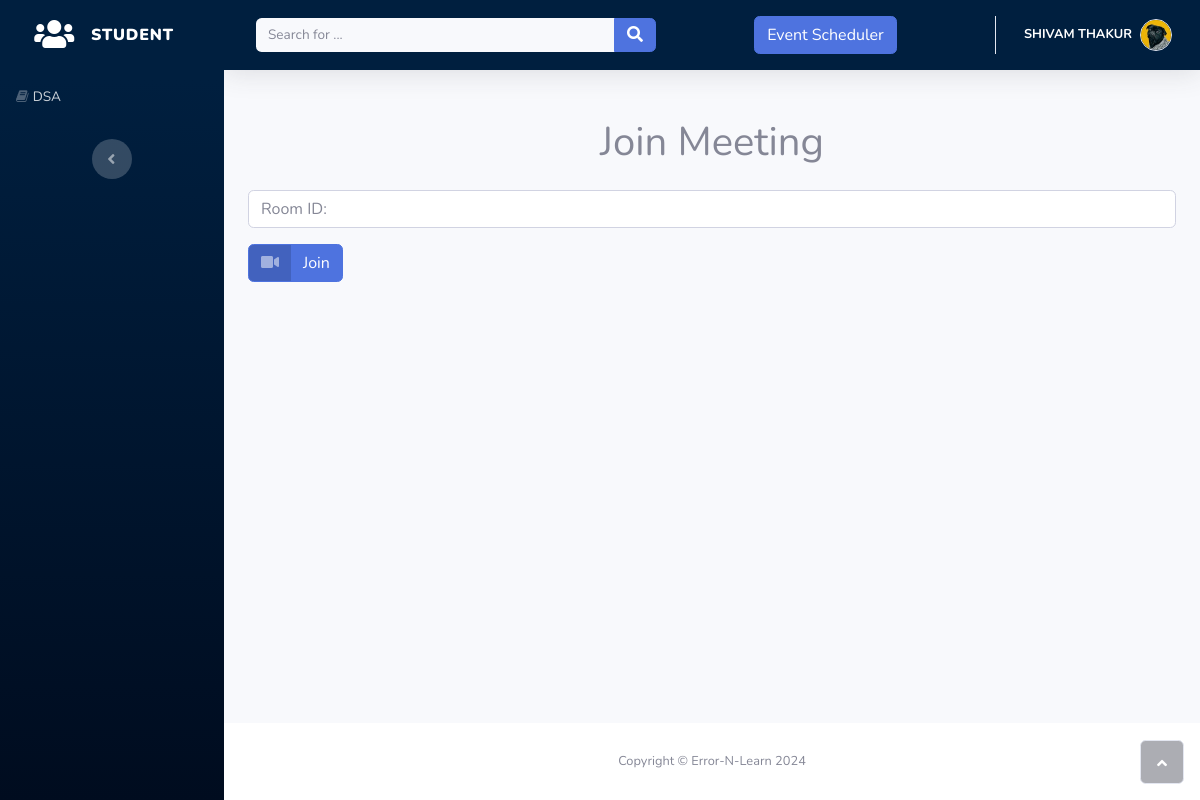
The page /students/join/ (signed in) on the database as committed earlier.
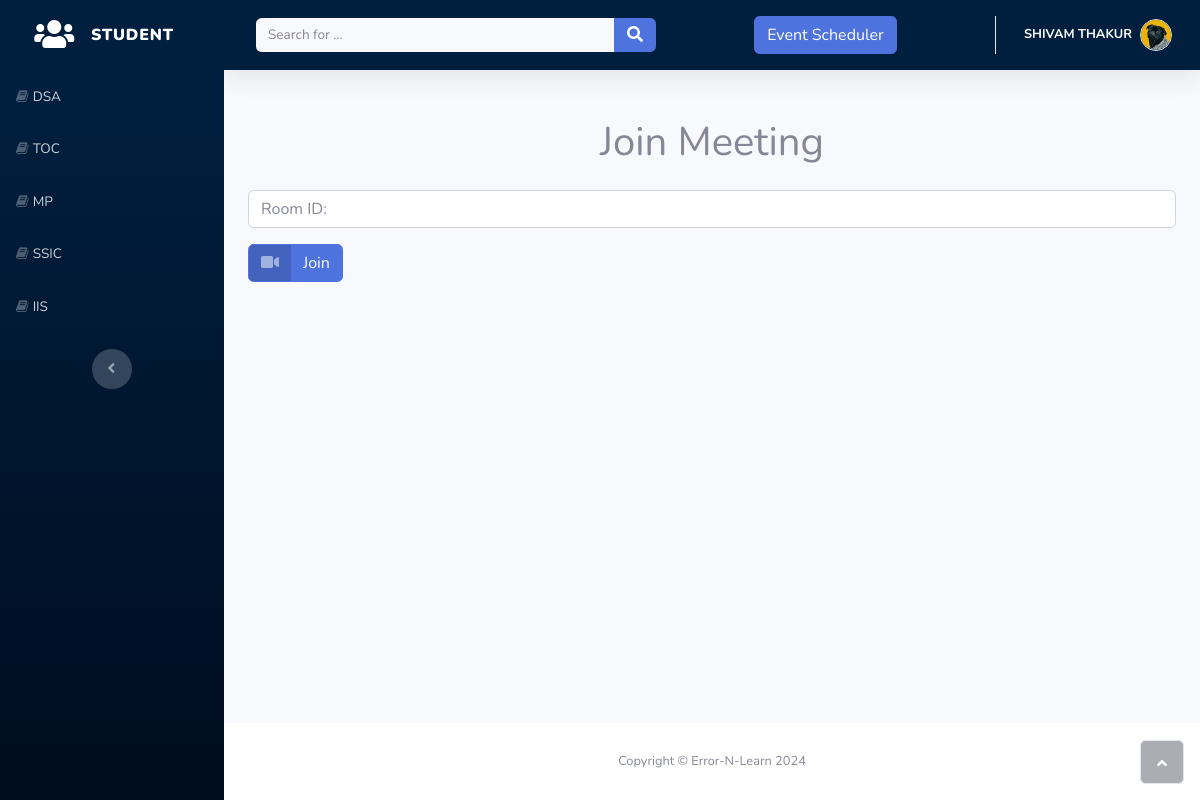
The same page on the database as committed later.
### accounts/models.py (models this page shows, shortened)
class Classroom(models.Model):
    teacher = models.ForeignKey(
        "Teacher",
        on_delete=models.CASCADE,
        blank=False,
        related_name='classrooms')
    subject = models.CharField(
        _("Subject Name"),
        max_length=50,
        blank=False)
    code = models.SlugField(
        _("Subject Code"),
        max_length=10,
        default=random_string,
        unique=True)
    semester = models.PositiveIntegerField(
        blank=False,
        default=1,
        validators=[
            MaxValueValidator(8),
            MinValueValidator(1)
        ]
    )
    created_timestamp = models.DateTimeField(
        default=timezone.now,
        editable=False)
    class Meta:
        verbose_name = _("Classroom")
        verbose_name_plural = _("Classrooms")

### students/views.py (the view, shortened to what this page needs)
# urls.py: path('join/', JoinMeetingView.as_view(), name='join'),
class JoinMeetingView(FormView):
    template_name = 'students/join.html'
    form_class = JoinMeetingForm
    success_url = reverse_lazy('students:dashboard')

### students/forms.py
class JoinMeetingForm(forms.Form):
    roomID = forms.CharField(
        max_length=100,
        required=True,
        widget=forms.TextInput(attrs={'placeholder': 'Room ID:', 'class': 'form-control'})
    )

### students/templates/students/join.html (shortened to what this page needs)
{% extends 'students/base.html' %}
{% block content %}
<div class="container-fluid">
    <h1 class="text-center mt-5">Join Meeting</h1>
    <form method="POST" action="{% url 'students:join' %}" class="mt-4">
        <div class="form-group">
            <input type="text" placeholder="Room ID:" class="form-control" id="roomID" name="roomID" required>
        </div>
        <button type="submit" class="btn btn-primary btn-icon-split">
            <span class="text-white-50 icon"><i class="fas fa-video"></i></span>
            <span class="text-white text">Join</span>
        </button>
    </form>
</div>
{% endblock %}

### students/templates/students/base.html (shortened to what the changed rows need)
<!DOCTYPE html>
{% load static %}
<html>
<head>
    <link rel="stylesheet" href="{% static 'students/bootstrap/css/bootstrap.min.css' %}" />
    <link rel="stylesheet" href="https://use.fontawesome.com/releases/v5.12.0/css/all.css" />
    <link rel="stylesheet" href="https://cdnjs.cloudflare.com/ajax/libs/font-awesome/4.7.0/css/font-awesome.min.css" />
    <link rel="stylesheet" href="{% static 'students/fonts/fontawesome5-overrides.min.css' %}" />
</head>
<body id="page-top">
    <div id="wrapper">
        <nav class="navbar navbar-dark align-items-start sidebar sidebar-dark accordion bg-gradient-primary p-0">
            <div class="container-fluid d-flex flex-column p-0">
                <ul class="navbar-nav text-light" id="accordionSidebar">
                    {% for room in user.students.classrooms.all %}
                    <li class="nav-item">
                        <a class="nav-link" href="{% url 'students:classroom_detail' code=room.code %}"><i
                                class="fa fa-book"></i><span>{{ room.subject|upper }}</span></a>
                    </li>
                    {% endfor %}
                </ul>
            </div>
        </nav>
        <div class="d-flex flex-column" id="content-wrapper">
            <div id="content">
                {% block content %}
                {% endblock content %}
            </div>
        </div>
    </div>
</body>
</html>

Rows that differ between the two databases and show on the page:
added Classroom: subject "TOC"
added Classroom: subject "MP"
added Classroom: subject "SSIC"
added Classroom: subject "IIS"
